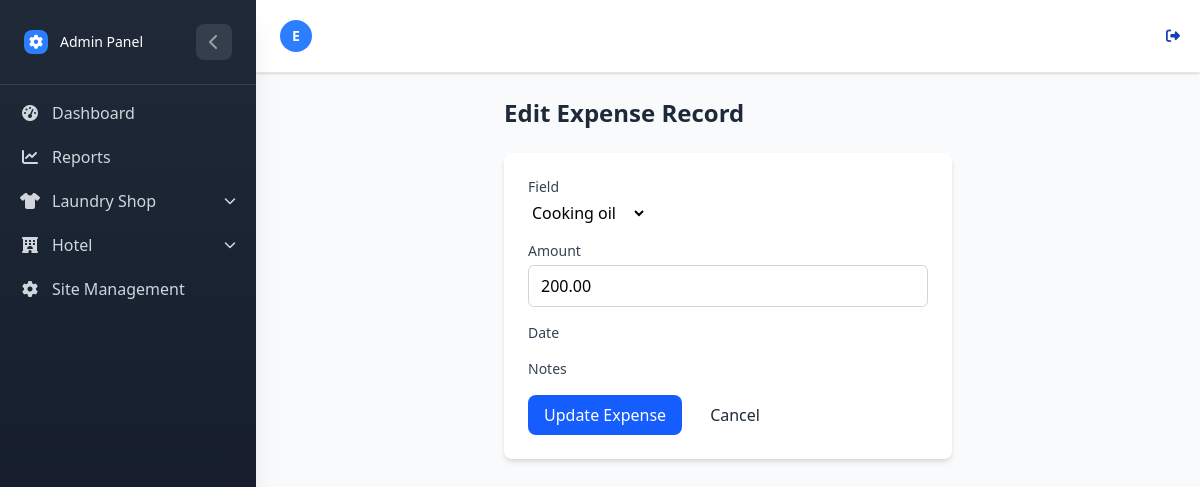
Before: /Hotel/expenses/edit/1/ (signed in) with the older database file.
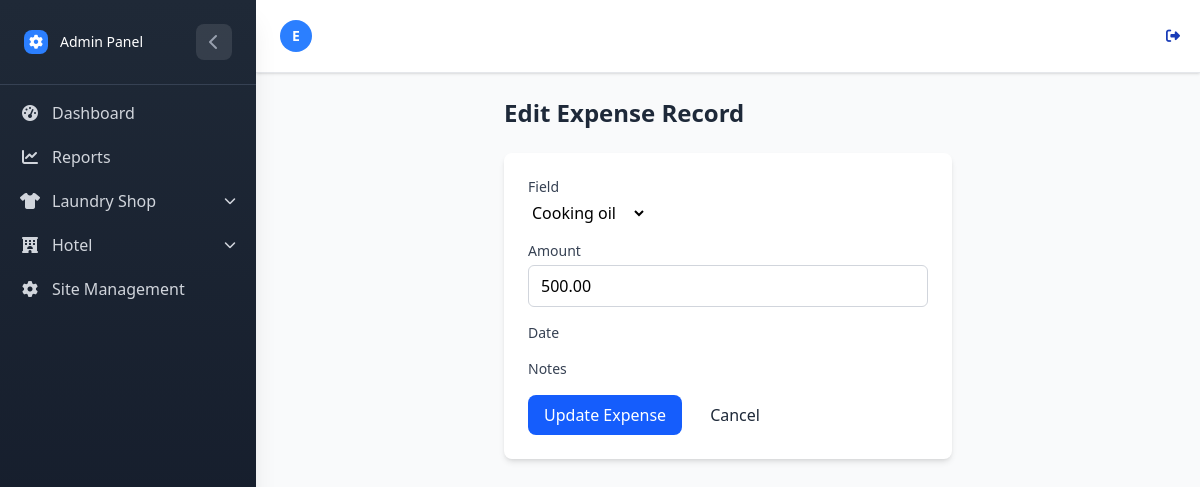
After: the same page with the newer database file.
### HotelApp/models.py (models this page shows, shortened)
class HotelExpenseRecord(models.Model):
    field = models.ForeignKey(
        HotelExpenseField, on_delete=models.CASCADE, related_name="records", db_index=True
    )
    amount = models.DecimalField(max_digits=10, decimal_places=2)
    date = models.DateField(auto_now_add=True, db_index=True)
    notes = models.CharField(max_length=150, null=True, blank=True)

### HotelApp/Vews/expense.py (the view)
# urls.py: path('expenses/edit/<int:record_id>/', edit_expense_record, name='edit_expense_record'),
@login_required
def edit_expense_record(request, record_id):
    record = get_object_or_404(HotelExpenseRecord, id=record_id)
    if request.method == "POST":
        form = HotelExpenseRecordForm(request.POST, instance=record)
        if form.is_valid():
            form.save()
            messages.success(request, "Expense record updated successfully!")
            return redirect("hotel:expense_list")
    else:
        form = HotelExpenseRecordForm(instance=record)
    return render(request, "Hotelexpenses/edit_expense_record.html", {"form": form, "record": record})

### HotelApp/forms.py
class HotelExpenseRecordForm(forms.ModelForm):
    class Meta:
        model = HotelExpenseRecord
        fields = [ 'field', 'amount']
        widgets = {
            'amount': forms.NumberInput(attrs={
                'class': 'w-full px-3 py-2 border border-gray-300 rounded-md focus:outline-none focus:ring-2 focus:ring-blue-500',
                'step': '0.01'
            }),
            'notes': forms.Textarea(attrs={
                'class': 'w-full px-3 py-2 border border-gray-300 rounded-md focus:outline-none focus:ring-2 focus:ring-blue-500',
                'rows': 3
            }),
        }

### HotelApp/models.py (called while the page is built)
    def __str__(self):
        return self.label

### HotelApp/templates/Hotelexpenses/edit_expense_record.html (shortened to what this page needs)
{% extends "../home.html" %}
{% block content %}
<div class="max-w-md mx-auto">
    <h1 class="text-2xl font-bold text-gray-800 mb-6">Edit Expense Record</h1>
    <div class="bg-white shadow-md rounded-lg p-6">
        <form method="post">
            <div class="mb-4">
                <label for="{{ form.field.id_for_label }}"
                    class="block text-sm font-medium text-gray-700 mb-1">Field</label>
                {{ form.field }}
            </div>
            <div class="mb-4">
                <label for="{{ form.amount.id_for_label }}"
                    class="block text-sm font-medium text-gray-700 mb-1">Amount</label>
                {{ form.amount }}
            </div>
            <div class="mb-4">
                <label for="{{ form.date.id_for_label }}"
                    class="block text-sm font-medium text-gray-700 mb-1">Date</label>
            </div>
            <div class="mb-4">
                <label for="{{ form.notes.id_for_label }}"
                    class="block text-sm font-medium text-gray-700 mb-1">Notes</label>
            </div>
            <div class="flex space-x-3">
                <button type="submit" class="bg-blue-600 hover:bg-blue-700 text-white px-4 py-2 rounded-lg">
                    Update Expense
                </button>
                <a href="{% url 'hotel:expense_list' %}"
                    class="bg-gray-300 hover:bg-gray-400 text-gray-800 px-4 py-2 rounded-lg">
                    Cancel
                </a>
            </div>
        </form>
    </div>
</div>
{% endblock %}

Changed rows visible on the page:
changed HotelExpenseRecord "Cooking oil": amount "200.00" → "500.00"
